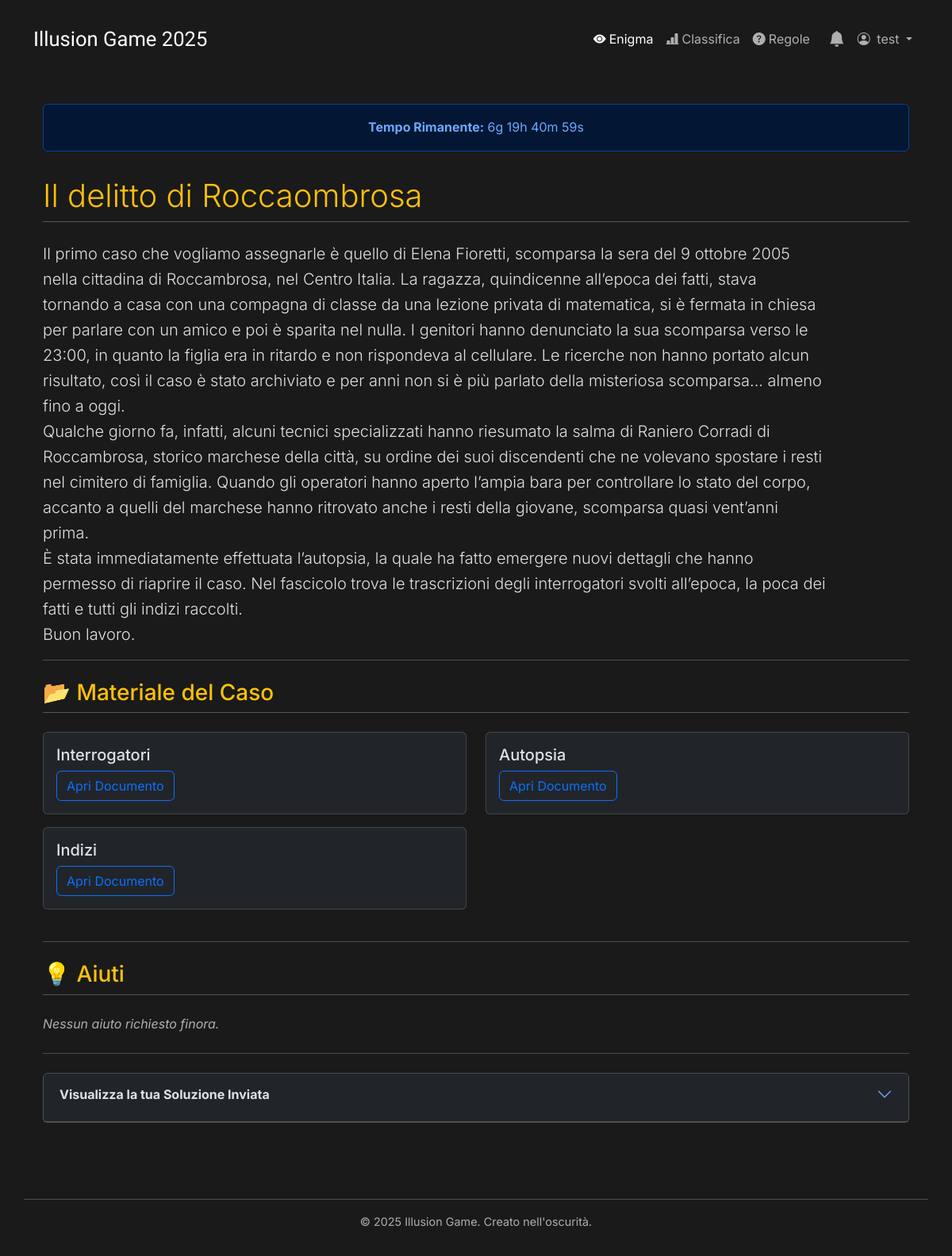
The page / (signed in) on the database its author committed.
### enigmas/models.py (models this page shows, shortened)
class Enigma(models.Model):
    titolo = models.CharField(max_length=200, blank=True, null=True)
    testo = models.TextField(help_text="La descrizione principale o l'introduzione all'enigma/caso.")
    start_time = models.DateTimeField(help_text="Data e ora di inizio visibilità")
    end_time = models.DateTimeField(editable=False)
    is_active = models.BooleanField(default=False, help_text="Seleziona per rendere questo l'enigma/caso corrente")
    notifica_inviata = models.BooleanField(default=False, help_text="Indica se la notifica è già stata inviata")
    class Meta:
        verbose_name = "Enigma o Caso"
        verbose_name_plural = "Enigmi o Casi"
        ordering = ['-start_time']

class Allegato(models.Model):
    TIPO_FILE_CHOICES = [('IMG', 'Immagine'), ('VID', 'Video'), ('AUD', 'Audio'), ('DOC', 'Documento')]
    enigma = models.ForeignKey(Enigma, on_delete=models.CASCADE, related_name='allegati')
    nome = models.CharField(max_length=100, help_text="Un nome descrittivo per l'allegato.")
    file = models.FileField(upload_to='allegati_enigmi/')
    tipo_file = models.CharField(max_length=3, choices=TIPO_FILE_CHOICES)

### enigmas/views.py (the view, shortened to what this page needs)
# urls.py: path('', views.enigma_view, name='enigma_view'),
@login_required
def enigma_view(request):
    now = timezone.now()
    enigma_corrente = Enigma.objects.filter(is_active=True, start_time__lte=now).first()
    if not enigma_corrente:
        return render(request, 'enigmas/enigma_detail.html', {'messaggio_attesa': 'Nessun enigma attivo.'})
    if enigma_corrente.end_time < now:
        return render(request, 'enigmas/enigma_detail.html', {'messaggio_scaduto': 'Tempo scaduto!'})
    delta = enigma_corrente.end_time - now
    time_remaining = {'days': delta.days, 'hours': delta.seconds // 3600, 'minutes': (delta.seconds % 3600) // 60, 'seconds': delta.seconds % 60}
    allegati = Allegato.objects.filter(enigma=enigma_corrente)
    campi_risposta = CampoRisposta.objects.filter(enigma=enigma_corrente).order_by('ordine')
    risposta_generale = RispostaUtente.objects.filter(utente=request.user, enigma=enigma_corrente).first()
    if risposta_generale and risposta_generale.risposte_multiple.exists():
        risposte_date = risposta_generale.risposte_multiple.all()
        return render(request, 'enigmas/enigma_detail.html', {
            'enigma': enigma_corrente, 'allegati': allegati, 'risposte_date': risposte_date,
            'risposta_generale': risposta_generale, 'time_remaining': time_remaining
        })

### enigmas/context_processors.py (called while the page is built)
def unread_notifications_context(request):
    if request.user.is_authenticated:
        count = Notifica.objects.filter(utente=request.user, letta=False).count()
        return {'unread_notifications_count': count}
    return {}

### enigmas/models.py (called while the page is built)
    def is_corretta(self):
        opzioni_corrette_db = OpzioneRisposta.objects.filter(campo_risposta=self.campo, is_corretta=True)
        risposte_corrette_set = set(opzione.testo.strip().lower() for opzione in opzioni_corrette_db)
        risposte_inserite_set = set(ans.strip().lower() for ans in self.valore_inserito.split(',') if ans.strip())
        return risposte_corrette_set == risposte_inserite_set

### enigmas/templates/enigmas/enigma_detail.html (shortened to what this page needs)
{% extends 'enigmas/base.html' %}
{% load static %}
{% block content %}
<div class="container mt-4">
    {% if messaggio_attesa %}
        <div class="alert alert-info text-center"><h4>In Attesa...</h4><p>{{ messaggio_attesa }}</p></div>
    {% elif messaggio_scaduto %}
        <div class="alert alert-warning text-center"><h4>Tempo Scaduto</h4><p>{{ messaggio_scaduto }}</p></div>
    {% elif enigma %}
        {% if time_remaining %}
            <div class="timer-container alert alert-primary text-center" data-end-time="{{ enigma.end_time|date:'c' }}">
                <strong>Tempo Rimanente:</strong>
                <span id="timer-display">Caricamento...</span>
            </div>
        {% endif %}
        <h2 class="display-6">{{ enigma.titolo }}</h2>
        <p class="lead">{{ enigma.testo|linebreaksbr }}</p>
        <hr>
        <h3 class="mt-4">📂 Materiale del Caso</h3>
        <div class="row">
            {% for allegato in allegati %}
                <div class="col-md-6 mb-3">
                    <div class="card"><div class="card-body">
                        <h5 class="card-title">{{ allegato.nome }}</h5>
                        {% if allegato.tipo_file == 'IMG' %}<img src="{{ allegato.file.url }}" class="img-fluid rounded" alt="{{ allegato.nome }}">
                        {% elif allegato.tipo_file == 'AUD' %}<audio controls class="w-100"><source src="{{ allegato.file.url }}"></audio>
                        {% elif allegato.tipo_file == 'VID' %}<video controls class="w-100"><source src="{{ allegato.file.url }}"></video>
                        {% elif allegato.tipo_file == 'DOC' %}<a href="{{ allegato.file.url }}" class="btn btn-outline-primary" target="_blank">Apri Documento</a>
                        {% endif %}
                    </div></div>
                </div>
            {% empty %}
                <div class="col"><p>Nessun allegato per questo enigma.</p></div>
            {% endfor %}
        </div>
        <hr class="my-4">
        <h3 class="mt-4">💡 Aiuti</h3>
        <div id="aiuti-container">
            {% if suggerimenti_visti %}
                <ul class="list-group list-group-flush mb-3">
                    {% for aiuto in suggerimenti_visti %}
                        <li class="list-group-item bg-transparent"><em>{{ aiuto.testo }}</em></li>
                    {% endfor %}
                </ul>
            {% else %}
                <p id="nessun-aiuto-msg" class="text-body-secondary"><em>Nessun aiuto richiesto finora.</em></p>
            {% endif %}
        </div>
        <hr class="my-4">
        <div class="accordion" id="rispostaAccordion">
            <div class="accordion-item">
                <h2 class="accordion-header" id="headingRisposta">
                    <button class="accordion-button collapsed" type="button" data-bs-toggle="collapse" data-bs-target="#collapseRisposta" aria-expanded="false" aria-controls="collapseRisposta">
                        {% if risposte_date %}<strong>Visualizza la tua Soluzione Inviata</strong>{% else %}<strong>Mostra/Nascondi Sezione Risposta</strong>{% endif %}
                    </button>
                </h2>
            </div>
        </div>
    {% endif %}
</div>
{% endblock %}

### enigmas/templates/enigmas/base.html (shortened to what this page needs)
{% load static %}
<!DOCTYPE html>
<html lang="it" data-bs-theme="dark">
<head>
    <link href="https://cdn.jsdelivr.net/npm/bootstrap@5.3.3/dist/css/bootstrap.min.css" rel="stylesheet" xintegrity="sha384-QWTKZyjpPEjISv5WaRU9OFeRpok6YctnYmDr5pNlyT2bRjXh0JMhjY6hW+ALEwIH">
    <link rel="stylesheet" href="{% static 'enigmas/css/style.css' %}">
    <link rel="stylesheet" href="https://cdn.jsdelivr.net/npm/bootstrap-icons@1.11.3/font/bootstrap-icons.min.css">
</head>
<body class="d-flex flex-column">
    <nav class="navbar navbar-expand-lg navbar-custom">
        <div class="container">
            <a class="navbar-brand navbar-brand-custom" href="{% url 'enigma_view' %}">
                Illusion Game 2025
            </a>
            <div class="collapse navbar-collapse" id="navbarNavContent">
                <ul class="navbar-nav ms-auto mb-2 mb-lg-0 align-items-center">
                    {% if user.is_authenticated %}
                        <li class="nav-item"> <a class="nav-link {% if request.resolver_match.url_name == 'enigma_view' %}active{% endif %}" href="{% url 'enigma_view' %}"><i class="bi bi-eye-fill me-1"></i>Enigma</a> </li>
                        <li class="nav-item"> <a class="nav-link {% if request.resolver_match.url_name == 'classifica' %}active{% endif %}" href="{% url 'classifica' %}"><i class="bi bi-bar-chart-line-fill me-1"></i>Classifica</a> </li>
                        <li class="nav-item"> <a class="nav-link " href="{% url 'regole_punteggio' %}"><i class="bi bi-question-circle-fill me-1"></i>Regole</a> </li>
                        <li class="nav-item d-none d-lg-block notification-bell-desktop">
                            <a class="nav-link position-relative px-2 {% if request.resolver_match.url_name == 'lista_notifiche' %}active{% endif %}"
                               href="{% url 'lista_notifiche' %}"
                               title="Notifiche">
                                <i class="bi bi-bell-fill fs-5"></i>
                            </a>
                        </li>
                        <li class="nav-item dropdown">
                            <a class="nav-link dropdown-toggle" href="#" role="button" data-bs-toggle="dropdown" aria-expanded="false">
                                <i class="bi bi-person-circle me-1"></i> {{ user.username }}
                            </a>
                        </li>
                    {% else %}
                        <li class="nav-item">
                            <a class="nav-link {% if request.resolver_match.url_name == 'account_login' %}active{% endif %}" href="{% url 'account_login' %}"><i class="bi bi-box-arrow-in-right me-1"></i>Login</a>
                        </li>
                    {% endif %}
                </ul>
            </div>
        </div>
    </nav>
    <div class="container mt-4 mb-5 flex-grow-1">
        {% block content %}{% endblock %}
    </div>
    <footer class="container text-center text-body-secondary py-3 border-top">
        <p>&copy; {% now "Y" %} Illusion Game. Creato nell'oscurità.</p>
    </footer>
</body>
</html>

### enigmas/static/enigmas/css/style.css (style rules this page uses)
body { background-color: #1a1a1a; color: #e0e0e0; font-family: 'Courier New', Courier, monospace; margin: 0; padding: 0; line-height: 1.6; }
nav { margin-top: 1rem; }
nav a { color: #b0bec5; text-decoration: none; transition: color 0.3s ease; }
h2, h3 { color: #FFC109; border-bottom: 1px solid #555; padding-bottom: 0.5rem; margin-bottom: 1.5rem; }
.timer-container { text-align: center; margin-bottom: 2rem; }
footer { text-align: center; margin-top: 3rem; padding: 1.5rem; font-size: 0.9rem; color: #666; border-top: 1px solid #333; }
.navbar-brand-custom { font-family: "Rubik Glitch", system-ui; color: #ffffff !important; font-weight: 400; font-size: 1.6rem; }

### enigmas/templates/enigmas/base.html (style rules this page uses)
body { font-family: 'Inter', sans-serif; background-color: #1a1a1a; display: flex; flex-direction: column; min-height: 100vh; }
.flex-grow-1 { flex-grow: 1; }
.notification-bell-desktop { margin-left: 0.5rem; }

### rows shown on the page
Enigma: titolo "Il delitto di Roccaombrosa", testo "Il primo caso che vogliamo assegnarle è quello di Elena Fioretti, scomparsa la sera del 9 ottobre 2005 nella cittadina di Roccambrosa, nel Centro Italia. La ragazza, quindicenne all’epoca dei fatti, stava tornando a casa con una compagna di classe da una lezione privata di matematica, si è fermata in chiesa per parlare con un amico e poi è sparita nel nulla. I genitori hanno denunciato la sua scomparsa verso le 23:00, in quanto la figlia era in ritardo e non rispondeva al cellulare. Le ricerche non hanno portato alcun risultato, così il caso è stato archiviato e per anni non si è più parlato della misteriosa scomparsa... almeno fino a oggi. Qualche giorno fa, infatti, alcuni tecnici…"
Allegato: nome "Interrogatori"
Allegato: nome "Autopsia"
Allegato: nome "Indizi"

### other values the page prints
{{ user.username }} "test"
